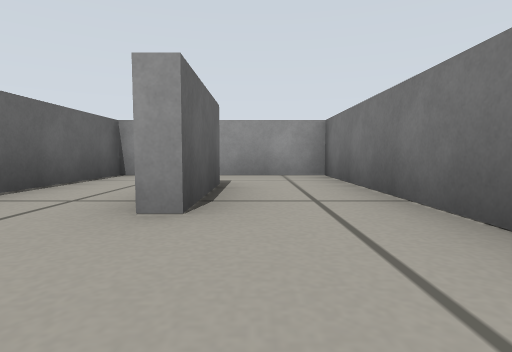
[1] (above)

24 first-person views from a walk through a world built for the Gazebo simulator. The camera is 0.19 m above the floor, tilts 4° down and sees 80° across. The floor is counted in squares, 0.5 m on a side. Each view is taken from the middle of a square. On the plan, view 1 faces up. The plan holds only what a view shows up to about 9 squares ahead; the rest is blank.

[2]
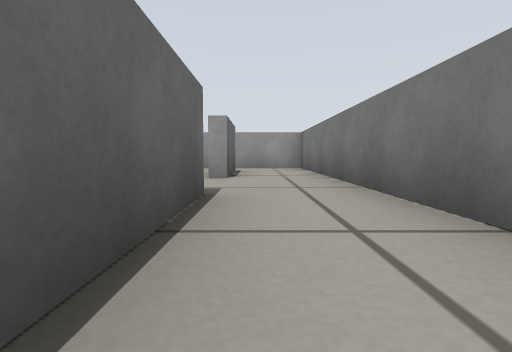

[3]
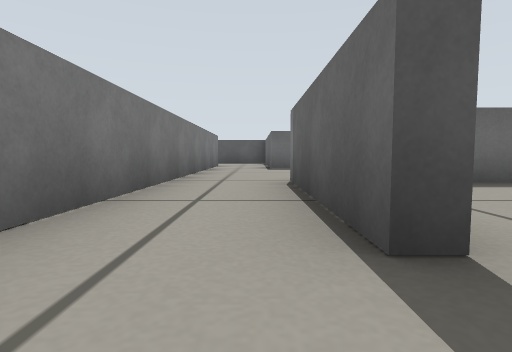

[4]
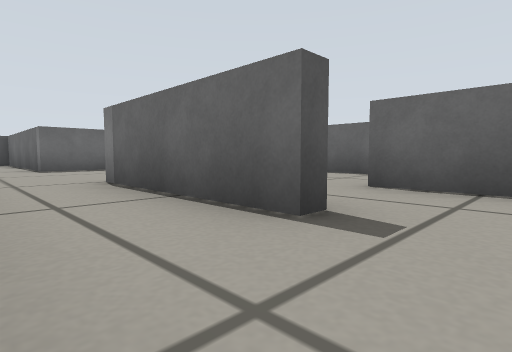

[5]
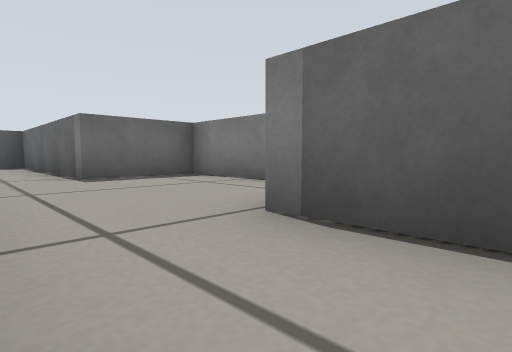

[6]
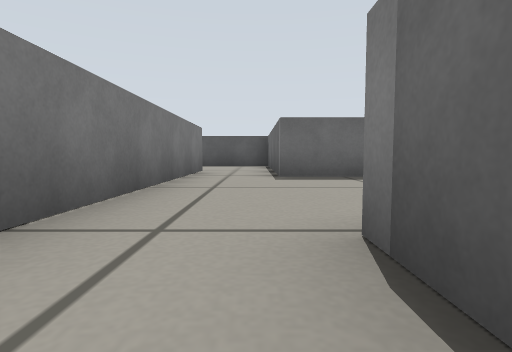

[7]
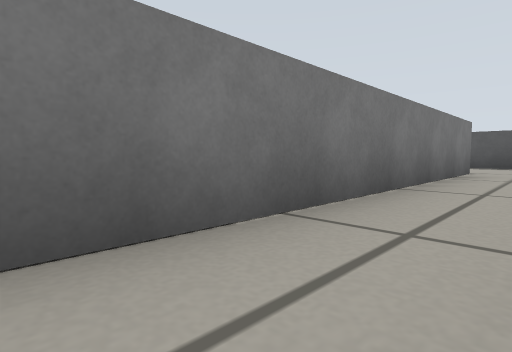

[8]
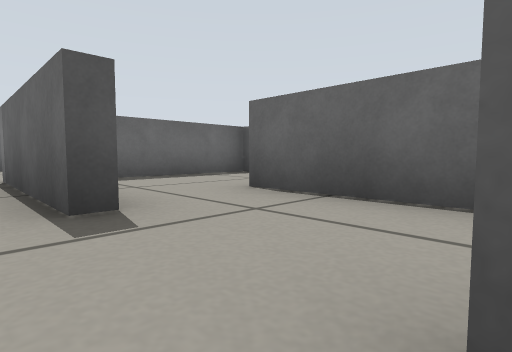

[9]
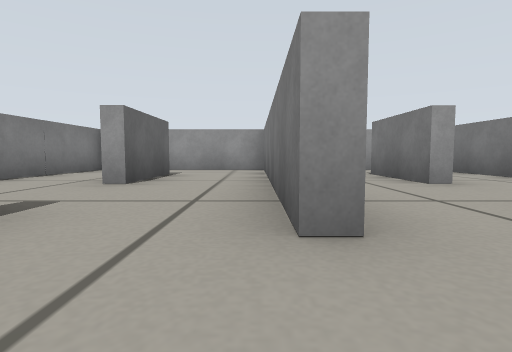

[10]
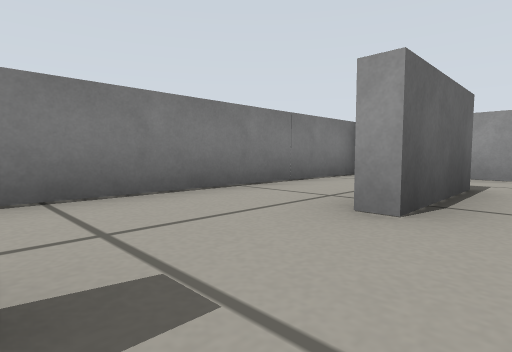

[11]
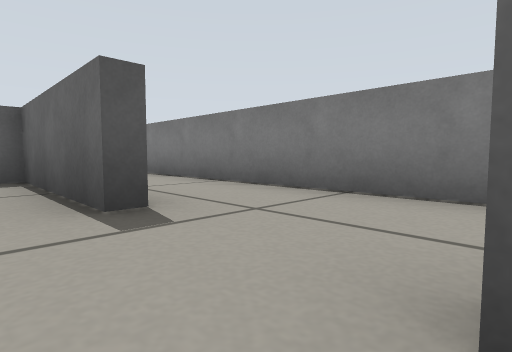

[12]
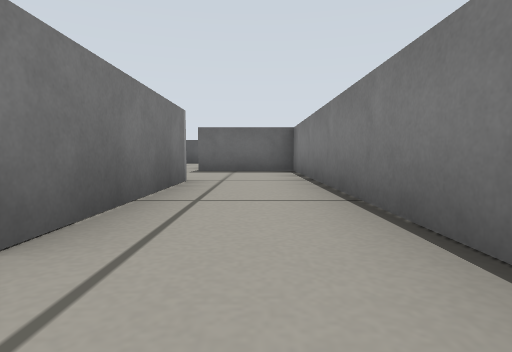

[13]
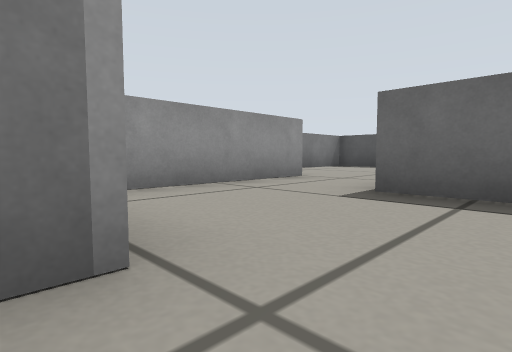

[14]
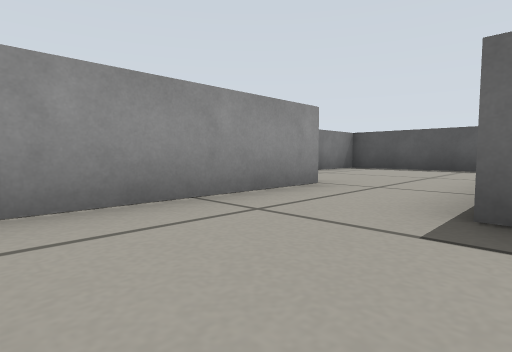

[15]
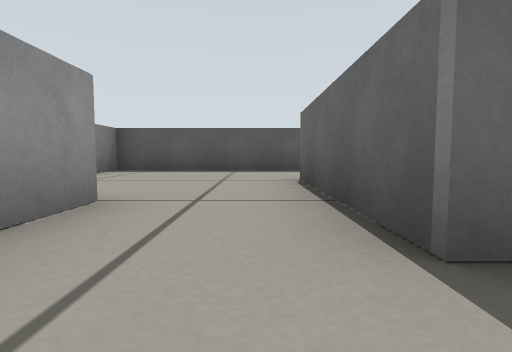

[16]
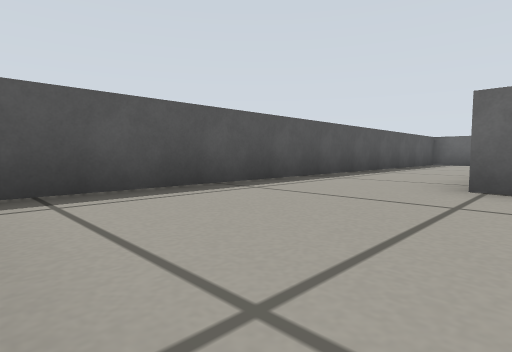

[17]
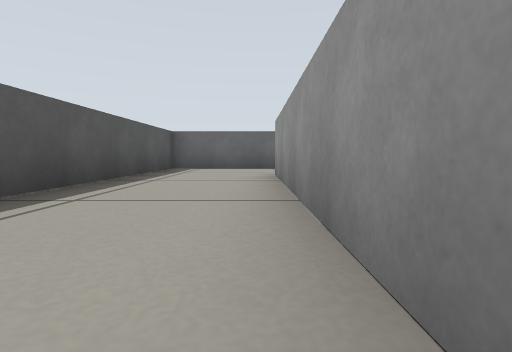

[18]
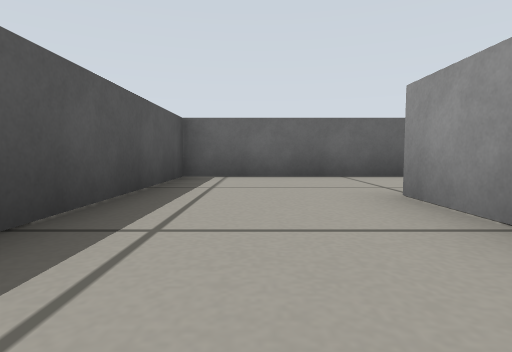

[19]
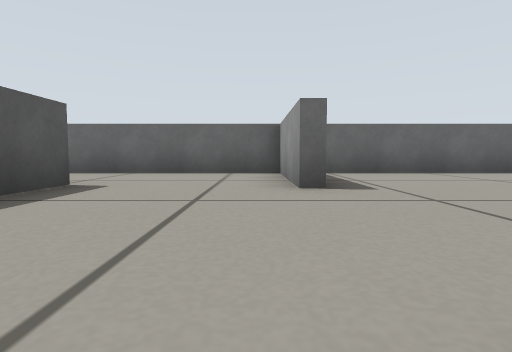

[20]
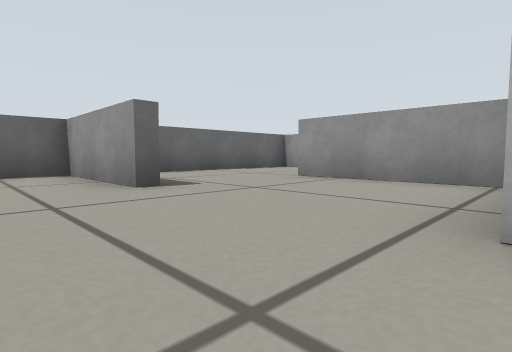

[21]
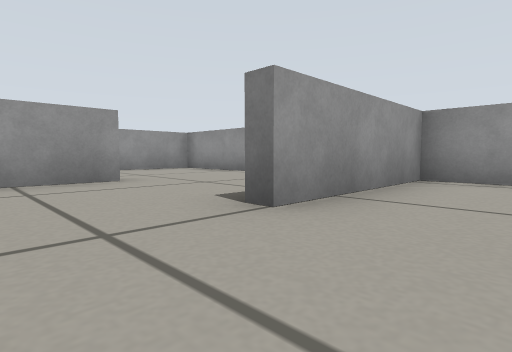

[22]
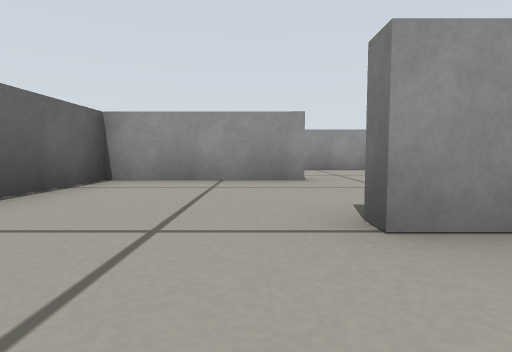

[23]
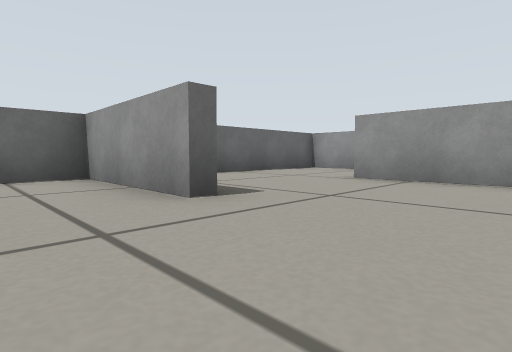

[24]
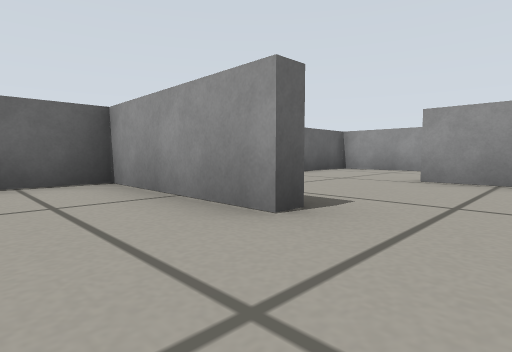

### Floor plan
Ten units are one square. View 1 is at (0, 0); x grows to the right and y downward. Boxes are objects, and circles mark ways between rooms. Rooms are numbered by the first view taken in them; rooms with no view inside come last. Other rooms are left out.
<svg viewBox="-137 -61 161 188">
<path fill="none" stroke="#000" d="M-9 1 -5 1 -5 35M-35 31 -19 31M-25 51 -25 72 -5 72 -5 122 19 122M-5 -40 -5 -19 -8 -19 -8 -40M13 92 13 -56 -25 -56 -25 6M-47 0 -47 31 -35 31M-27 6 -27 -56 -52 -56M-47 -40 -47 -19M-50 35 -50 1M-69 -56 -69 61 -47 61M-27 56 -27 41M-54 96 -109 96M-47 61 -47 98M-27 75 -27 56M-132 85 -132 122 -7 122 -7 101M-104 65 -132 65 -132 85M-72 46 -72 35 -104 35 -104 31M-109 93 -97 93M-132 24 -132 56M-102 5 -132 5 -132 24M-72 -1 -72 -26 -105 -26"/>
<circle cx="-30" cy="15" r="3" fill="#2a7"/>
<circle cx="-50" cy="45" r="3" fill="#2a7"/>
<circle cx="-35" cy="65" r="3" fill="#2a7"/>
<circle cx="-115" cy="90" r="3" fill="#2a7"/>
<circle cx="-115" cy="30" r="3" fill="#2a7"/>
<text x="0" y="10">1</text>
<text x="-50" y="-10">2</text>
<text x="-40" y="40">3</text>
<text x="-60" y="100">4</text>
<text x="-100" y="60">5</text>
<text x="-100" y="0">6</text>
</svg>
Room 1 opens to room 2. Room 2 opens to room 3. Room 3 opens to room 4. Room 4 opens to room 5. Room 5 opens to room 6.

Where each view was taken, in squares from view 1:
view 1: 0 up, 0 right, facing up
view 2: 3 down, 0 right, facing up
view 3: 1 up, 0 right, facing down
view 4: 1 up, 1 right, facing down-left
view 5: 2 down, 1 right, facing down-left
view 6: 2 down, 0 right, facing down
view 7: 2 down, 0 right, facing down-right
view 8: 2 up, 0 right, facing down-left
view 9: 2 down, 3 left, facing up
view 10: 0 up, 4 left, facing up-left
view 11: 2 up, 4 left, facing down-left
view 12: 1 up, 6 left, facing down
view 13: 3 down, 6 left, facing down-right
view 14: 4 down, 5 left, facing down-right
view 15: 5 down, 4 left, facing down
view 16: 9 down, 1 left, facing down-left
view 17: 10 down, 5 left, facing left
view 18: 11 down, 8 left, facing left
view 19: 7 down, 7 left, facing left
view 20: 8 down, 7 left, facing up-left
view 21: 5 down, 12 left, facing up-right
view 22: 5 down, 11 left, facing up
view 23: 2 down, 8 left, facing up-left
view 24: 2 down, 9 left, facing up-left
